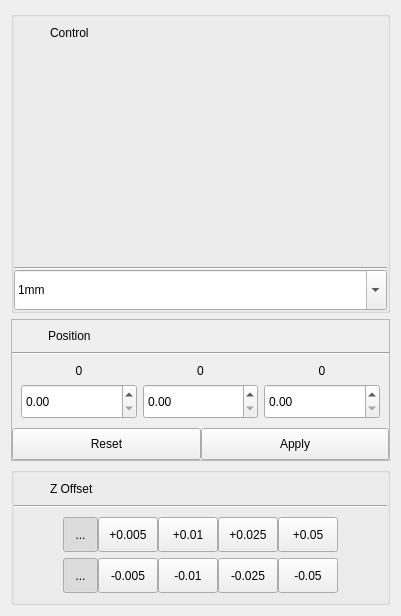
                     <widget class="QWidget" name="widget_5" native="true">
                      <layout class="QGridLayout" name="gridLayout_17">
                       <item row="7" column="0" colspan="2">
                        <widget class="QGroupBox" name="zOffsetGroupBox">
                         <property name="title">
                          <string/>
                         </property>
                         <layout class="QGridLayout" name="gridLayout_2">
                          <property name="leftMargin">
                           <number>0</number>
                          </property>
                          <property name="topMargin">
                           <number>0</number>
                          </property>
                          <property name="rightMargin">
                           <number>0</number>
                          </property>
                          <property name="bottomMargin">
                           <number>0</number>
                          </property>
                          <property name="spacing">
                           <number>0</number>
                          </property>
                          <item row="2" column="1">
                           <widget class="QWidget" name="widget_14" native="true">
                            <layout class="QGridLayout" name="gridLayout_29">
                             <item row="0" column="0">
                              <widget class="QWidget" name="widget_2" native="true">
                               <layout class="QHBoxLayout" name="horizontalLayout_3">
                                <property name="spacing">
                                 <number>0</number>
                                </property>
                                <property name="leftMargin">
                                 <number>0</number>
                                </property>
                                <property name="topMargin">
                                 <number>0</number>
                                </property>
                                <property name="rightMargin">
                                 <number>0</number>
                                </property>
                                <property name="bottomMargin">
                                 <number>0</number>
                                </property>
                                <item>
                                 <spacer name="horizontalSpacer">
                                  <property name="orientation">
                                   <enum>Qt::Horizontal</enum>
                                  </property>
                                  <property name="sizeHint" stdset="0">
                                   <size>
                                    <width>40</width>
                                    <height>20</height>
                                   </size>
                                  </property>
                                 </spacer>
                                </item>
                                <item>
                                 <widget class="QToolButton" name="zOffsetUpButton">
                                  <property name="enabled">
                                   <bool>true</bool>
                                  </property>
                                  <property name="minimumSize">
                                   <size>
                                    <width>35</width>
                                    <height>35</height>
                                   </size>
                                  </property>
                                  <property name="text">
                                   <string>...</string>
                                  </property>
                                  <property name="checkable">
                                   <bool>true</bool>
                                  </property>
                                  <property name="checked">
                                   <bool>true</bool>
                                  </property>
                                 </widget>
                                </item>
                                <item>
                                 <widget class="QToolButton" name="zOffsetUp005">
                                  <property name="minimumSize">
                                   <size>
                                    <width>60</width>
                                    <height>35</height>
                                   </size>
                                  </property>
                                  <property name="text">
                                   <string>+0.005</string>
                                  </property>
                                 </widget>
                                </item>
                                <item>
                                 <widget class="QToolButton" name="zOffsetUp01">
                                  <property name="minimumSize">
                                   <size>
                                    <width>60</width>
                                    <height>35</height>
                                   </size>
                                  </property>
                                  <property name="text">
                                   <string>+0.01</string>
                                  </property>
                                 </widget>
                                </item>
                                <item>
                                 <widget class="QToolButton" name="zOffsetUp025">
                                  <property name="minimumSize">
                                   <size>
                                    <width>60</width>
                                    <height>35</height>
                                   </size>
                                  </property>
                                  <property name="text">
                                   <string>+0.025</string>
                                  </property>
                                 </widget>
                                </item>
                                <item>
                                 <widget class="QToolButton" name="zOffsetUp05">
                                  <property name="minimumSize">
                                   <size>
                                    <width>60</width>
                                    <height>35</height>
                                   </size>
                                  </property>
                                  <property name="text">
                                   <string>+0.05</string>
                                  </property>
                                 </widget>
                                </item>
                                <item>
                                 <spacer name="horizontalSpacer_2">
                                  <property name="orientation">
                                   <enum>Qt::Horizontal</enum>
                                  </property>
                                  <property name="sizeHint" stdset="0">
                                   <size>
                                    <width>40</width>
                                    <height>20</height>
                                   </size>
                                  </property>
                                 </spacer>
                                </item>
                               </layout>
                              </widget>
                             </item>
                             <item row="1" column="0">
                              <widget class="QWidget" name="widget_3" native="true">
                               <layout class="QHBoxLayout" name="horizontalLayout_4">
                                <property name="spacing">
                                 <number>0</number>
                                </property>
                                <property name="leftMargin">
                                 <number>0</number>
                                </property>
                                <property name="topMargin">
                                 <number>0</number>
                                </property>
                                <property name="rightMargin">
                                 <number>0</number>
                                </property>
                                <property name="bottomMargin">
                                 <number>0</number>
                                </property>
                                <item>
                                 <spacer name="horizontalSpacer_4">
                                  <property name="orientation">
                                   <enum>Qt::Horizontal</enum>
                                  </property>
                                  <property name="sizeHint" stdset="0">
                                   <size>
                                    <width>40</width>
                                    <height>20</height>
                                   </size>
                                  </property>
                                 </spacer>
                                </item>
                                <item>
                                 <widget class="QToolButton" name="zOffsetDownButton">
                                  <property name="enabled">
                                   <bool>true</bool>
                                  </property>
                                  <property name="minimumSize">
                                   <size>
                                    <width>35</width>
                                    <height>35</height>
                                   </size>
                                  </property>
                                  <property name="text">
                                   <string>...</string>
                                  </property>
                                  <property name="checkable">
                                   <bool>true</bool>
                                  </property>
                                  <property name="checked">
                                   <bool>true</bool>
                                  </property>
                                 </widget>
                                </item>
                                <item>
                                 <widget class="QToolButton" name="zOffsetDown005">
                                  <property name="minimumSize">
                                   <size>
                                    <width>60</width>
                                    <height>35</height>
                                   </size>
                                  </property>
                                  <property name="text">
                                   <string>-0.005</string>
                                  </property>
                                 </widget>
                                </item>
                                <item>
                                 <widget class="QToolButton" name="zOffsetDown01">
                                  <property name="minimumSize">
                                   <size>
                                    <width>60</width>
                                    <height>35</height>
                                   </size>
                                  </property>
                                  <property name="text">
                                   <string>-0.01</string>
                                  </property>
                                 </widget>
                                </item>
                                <item>
                                 <widget class="QToolButton" name="zOffsetDown025">
                                  <property name="minimumSize">
                                   <size>
                                    <width>60</width>
                                    <height>35</height>
                                   </size>
                                  </property>
                                  <property name="text">
                                   <string>-0.025</string>
                                  </property>
                                 </widget>
                                </item>
                                <item>
                                 <widget class="QToolButton" name="zOffsetDown05">
                                  <property name="minimumSize">
                                   <size>
                                    <width>60</width>
                                    <height>35</height>
                                   </size>
                                  </property>
                                  <property name="text">
                                   <string>-0.05</string>
                                  </property>
                                 </widget>
                                </item>
                                <item>
                                 <spacer name="horizontalSpacer_5">
                                  <property name="orientation">
                                   <enum>Qt::Horizontal</enum>
                                  </property>
                                  <property name="sizeHint" stdset="0">
                                   <size>
                                    <width>40</width>
                                    <height>20</height>
                                   </size>
                                  </property>
                                 </spacer>
                                </item>
                               </layout>
                              </widget>
                             </item>
                            </layout>
                           </widget>
                          </item>
                          <item row="1" column="1">
                           <widget class="Line" name="line_7">
                            <property name="orientation">
                             <enum>Qt::Horizontal</enum>
                            </property>
                           </widget>
                          </item>
                          <item row="0" column="1">
                           <widget class="QWidget" name="zOffsetTitleBar" native="true">
                            <layout class="QGridLayout" name="gridLayout_30">
                             <property name="leftMargin">
                              <number>6</number>
                             </property>
                             <property name="topMargin">
                              <number>4</number>
                             </property>
                             <property name="rightMargin">
                              <number>4</number>
                             </property>
                             <property name="bottomMargin">
                              <number>4</number>
                             </property>
                             <item row="0" column="0">
                              <widget class="QLabel" name="zOffsetIconLabel">
                               <property name="minimumSize">
                                <size>
                                 <width>24</width>
                                 <height>24</height>
                                </size>
                               </property>
                               <property name="maximumSize">
                                <size>
                                 <width>24</width>
                                 <height>24</height>
                                </size>
                               </property>
                               <property name="text">
                                <string/>
                               </property>
                              </widget>
                             </item>
                             <item row="0" column="1">
                              <widget class="QLabel" name="label_3">
                               <property name="text">
                                <string>Z Offset</string>
                               </property>
                              </widget>
                             </item>
                            </layout>
                           </widget>
                          </item>
                         </layout>
                        </widget>
                       </item>
                       <item row="1" column="0" colspan="2">
                        <widget class="QFrame" name="currentPositionFrame">
                         <property name="frameShape">
                          <enum>QFrame::StyledPanel</enum>
                         </property>
                         <property name="frameShadow">
                          <enum>QFrame::Raised</enum>
                         </property>
                         <layout class="QGridLayout" name="gridLayout_7">
                          <property name="leftMargin">
                           <number>0</number>
                          </property>
                          <property name="topMargin">
                           <number>0</number>
                          </property>
                          <property name="rightMargin">
                           <number>0</number>
                          </property>
                          <property name="bottomMargin">
                           <number>0</number>
                          </property>
                          <property name="spacing">
                           <number>0</number>
                          </property>
                          <item row="3" column="0">
                           <widget class="QPushButton" name="positionResetButton">
                            <property name="minimumSize">
                             <size>
                              <width>0</width>
                              <height>32</height>
                             </size>
                            </property>
                            <property name="maximumSize">
                             <size>
                              <width>16777215</width>
                              <height>32</height>
                             </size>
                            </property>
                            <property name="text">
                             <string>Reset</string>
                            </property>
                           </widget>
                          </item>
                          <item row="3" column="1">
                           <widget class="QPushButton" name="positionApplyButton">
                            <property name="minimumSize">
                             <size>
                              <width>0</width>
                              <height>32</height>
                             </size>
                            </property>
                            <property name="maximumSize">
                             <size>
                              <width>16777215</width>
                              <height>32</height>
                             </size>
                            </property>
                            <property name="text">
                             <string>Apply</string>
                            </property>
                           </widget>
                          </item>
                          <item row="2" column="0" colspan="2">
                           <widget class="QWidget" name="widget_10" native="true">
                            <layout class="QGridLayout" name="gridLayout_32">
                             <item row="0" column="0">
                              <widget class="QLabel" name="xLabel">
                               <property name="text">
                                <string>0</string>
                               </property>
                               <property name="alignment">
                                <set>Qt::AlignCenter</set>
                               </property>
                              </widget>
                             </item>
                             <item row="1" column="1">
                              <widget class="QDoubleSpinBox" name="yDestinationSpinBox">
                               <property name="minimumSize">
                                <size>
                                 <width>0</width>
                                 <height>35</height>
                                </size>
                               </property>
                               <property name="maximumSize">
                                <size>
                                 <width>16777215</width>
                                 <height>35</height>
                                </size>
                               </property>
                               <property name="maximum">
                                <double>1000.000000000000000</double>
                               </property>
                              </widget>
                             </item>
                             <item row="0" column="2">
                              <widget class="QLabel" name="zLabel">
                               <property name="text">
                                <string>0</string>
                               </property>
                               <property name="alignment">
                                <set>Qt::AlignCenter</set>
                               </property>
                              </widget>
                             </item>
                             <item row="0" column="1">
                              <widget class="QLabel" name="yLabel">
                               <property name="text">
                                <string>0</string>
                               </property>
                               <property name="alignment">
                                <set>Qt::AlignCenter</set>
                               </property>
                              </widget>
                             </item>
                             <item row="1" column="0">
                              <widget class="QDoubleSpinBox" name="xDestinationSpinBox">
                               <property name="minimumSize">
                                <size>
                                 <width>0</width>
                                 <height>35</height>
                                </size>
                               </property>
                               <property name="maximumSize">
                                <size>
                                 <width>16777215</width>
                                 <height>35</height>
                                </size>
                               </property>
                               <property name="maximum">
                                <double>1000.000000000000000</double>
                               </property>
                              </widget>
                             </item>
                             <item row="1" column="2">
                              <widget class="QDoubleSpinBox" name="zDestinationSpinBox">
                               <property name="minimumSize">
                                <size>
                                 <width>0</width>
                                 <height>35</height>
                                </size>
                               </property>
                               <property name="maximumSize">
                                <size>
                                 <width>16777215</width>
                                 <height>35</height>
                                </size>
                               </property>
                               <property name="maximum">
                                <double>1000.000000000000000</double>
                               </property>
                              </widget>
                             </item>
                            </layout>
                           </widget>
                          </item>
                          <item row="0" column="0" colspan="2">
                           <widget class="QWidget" name="positionTitleBar" native="true">
                            <layout class="QGridLayout" name="gridLayout_31">
                             <property name="leftMargin">
                              <number>6</number>
                             </property>
                             <property name="topMargin">
                              <number>4</number>
                             </property>
                             <property name="rightMargin">
                              <number>4</number>
                             </property>
                             <property name="bottomMargin">
                              <number>4</number>
                             </property>
                             <property name="spacing">
                              <number>6</number>
                             </property>
                             <item row="0" column="0">
                              <widget class="QLabel" name="positionIconLabel">
                               <property name="minimumSize">
                                <size>
                                 <width>24</width>
                                 <height>24</height>
                                </size>
                               </property>
                               <property name="maximumSize">
                                <size>
                                 <width>24</width>
                                 <height>24</height>
                                </size>
                               </property>
                               <property name="text">
                                <string/>
                               </property>
                              </widget>
                             </item>
                             <item row="0" column="1">
                              <widget class="QLabel" name="label_4">
                               <property name="text">
                                <string>Position</string>
                               </property>
                              </widget>
                             </item>
                            </layout>
                           </widget>
                          </item>
                          <item row="1" column="0" colspan="2">
                           <widget class="Line" name="line_8">
                            <property name="orientation">
                             <enum>Qt::Horizontal</enum>
                            </property>
                           </widget>
                          </item>
                         </layout>
                        </widget>
                       </item>
                       <item row="0" column="0" colspan="2">
                        <widget class="QGroupBox" name="toolheadControlGroupBox">
                         <property name="title">
                          <string/>
                         </property>
                         <layout class="QGridLayout" name="gridLayout_16">
                          <property name="leftMargin">
                           <number>0</number>
                          </property>
                          <property name="topMargin">
                           <number>0</number>
                          </property>
                          <property name="rightMargin">
                           <number>0</number>
                          </property>
                          <property name="bottomMargin">
                           <number>0</number>
                          </property>
                          <property name="spacing">
                           <number>0</number>
                          </property>
                          <item row="2" column="0" colspan="2">
                           <widget class="Line" name="line_3">
                            <property name="orientation">
                             <enum>Qt::Horizontal</enum>
                            </property>
                           </widget>
                          </item>
                          <item row="0" column="0" colspan="2">
                           <widget class="QWidget" name="controlTitleBar" native="true">
                            <layout class="QGridLayout" name="gridLayout_22">
                             <property name="leftMargin">
                              <number>6</number>
                             </property>
                             <property name="topMargin">
                              <number>4</number>
                             </property>
                             <property name="rightMargin">
                              <number>4</number>
                             </property>
                             <property name="bottomMargin">
                              <number>4</number>
                             </property>
                             <item row="0" column="0">
                              <widget class="QLabel" name="controlIconLabel">
                               <property name="minimumSize">
                                <size>
                                 <width>24</width>
                                 <height>24</height>
                                </size>
                               </property>
                               <property name="maximumSize">
                                <size>
                                 <width>24</width>
                                 <height>24</height>
                                </size>
                               </property>
                               <property name="text">
                                <string/>
                               </property>
                              </widget>
                             </item>
                             <item row="0" column="1">
                              <widget class="QLabel" name="label_10">
                               <property name="text">
                                <string>Control</string>
                               </property>
                              </widget>
                             </item>
                            </layout>
                           </widget>
                          </item>
                          <item row="3" column="0" colspan="2">
                           <widget class="QWidget" name="widget_12" native="true">
                            <layout class="QGridLayout" name="gridLayout_25">
                             <property name="leftMargin">
                              <number>0</number>
                             </property>
                             <property name="topMargin">
                              <number>0</number>
                             </property>
                             <property name="rightMargin">
                              <number>0</number>
                             </property>
                             <property name="bottomMargin">
                              <number>0</number>
                             </property>
                             <property name="spacing">
                              <number>0</number>
                             </property>
                             <item row="0" column="0">
                              <widget class="QComboBox" name="posIncrementSelect">
                               <property name="minimumSize">
                                <size>
                                 <width>0</width>
                                 <height>40</height>
                                </size>
                               </property>
                               <property name="maximumSize">
                                <size>
                                 <width>16777215</width>
                                 <height>16777215</height>
                                </size>
                               </property>
                               <property name="editable">
                                <bool>true</bool>
                               </property>
                               <item>
                                <property name="text">
                                 <string>1mm</string>
                                </property>
                               </item>
                               <item>
                                <property name="text">
                                 <string>5mm</string>
                                </property>
                               </item>
                               <item>
                                <property name="text">
                                 <string>10mm</string>
                                </property>
                               </item>
                               <item>
                                <property name="text">
                                 <string>100mm</string>
                                </property>
                               </item>
                              </widget>
                             </item>
                            </layout>
                           </widget>
                          </item>
                          <item row="1" column="0" colspan="2">
                           <widget class="QWidget" name="controlContents" native="true">
                            <property name="minimumSize">
                             <size>
                              <width>317</width>
                              <height>218</height>
                             </size>
                            </property>
                            <layout class="QGridLayout" name="gridLayout_4">
                             <property name="leftMargin">
                              <number>0</number>
                             </property>
                             <property name="topMargin">
                              <number>0</number>
                             </property>
                             <property name="rightMargin">
                              <number>0</number>
                             </property>
                             <property name="bottomMargin">
                              <number>0</number>
                             </property>
                             <property name="spacing">
                              <number>0</number>
                             </property>
                            </layout>
                           </widget>
                          </item>
                         </layout>
                        </widget>
                       </item>
                      </layout>
                     </widget>
